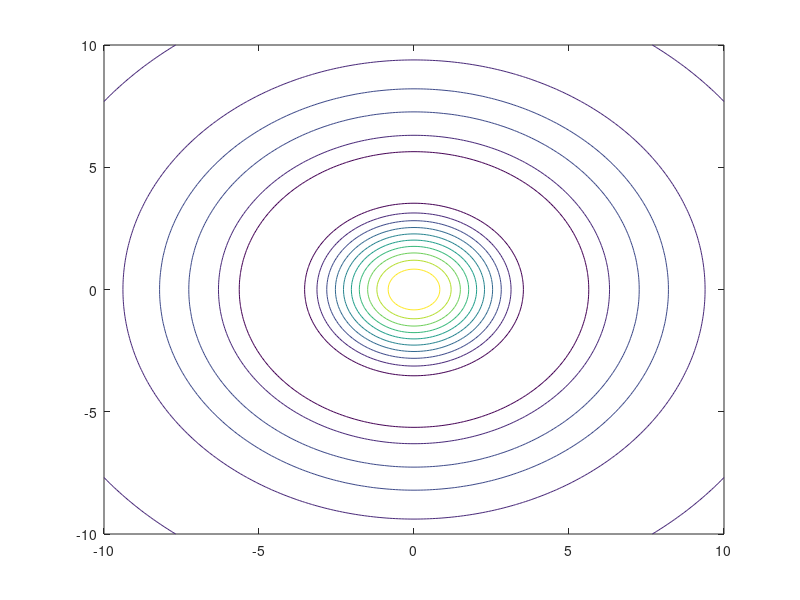

Recreate this plot in MATLAB.

V1 = -10:0.1:10;
V2 = -10:0.1:10;
[X,Y] = meshgrid(V1,V2)
z = (sin(sqrt((X.*X) + (Y.*Y)))./(sqrt((X.*X)+(Y.*Y))))


mesh(X,Y,z)

contour(X,Y,z)

